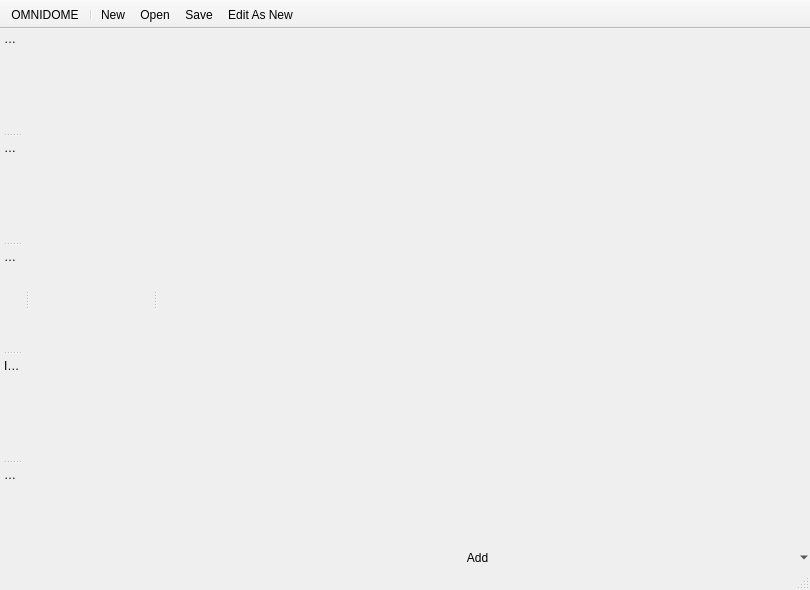
<?xml version="1.0" encoding="UTF-8"?>
<ui version="4.0">
 <class>omni::ui::MainWindow</class>
 <widget class="QMainWindow" name="omni::ui::MainWindow">
  <property name="geometry">
   <rect>
    <x>0</x>
    <y>0</y>
    <width>810</width>
    <height>590</height>
   </rect>
  </property>
  <property name="focusPolicy">
   <enum>Qt::TabFocus</enum>
  </property>
  <property name="contextMenuPolicy">
   <enum>Qt::NoContextMenu</enum>
  </property>
  <property name="windowTitle">
   <string>Omnidome</string>
  </property>
  <widget class="QWidget" name="centralwidget">
   <layout class="QHBoxLayout" name="horizontalLayout">
    <property name="leftMargin">
     <number>0</number>
    </property>
    <property name="topMargin">
     <number>0</number>
    </property>
    <property name="rightMargin">
     <number>0</number>
    </property>
    <property name="bottomMargin">
     <number>0</number>
    </property>
    <item>
     <widget class="QSplitter" name="splitter">
      <property name="orientation">
       <enum>Qt::Horizontal</enum>
      </property>
      <widget class="QWidget" name="tabContainer" native="true">
       <layout class="QVBoxLayout" name="verticalLayout_2" stretch="0,0">
        <property name="leftMargin">
         <number>0</number>
        </property>
        <property name="topMargin">
         <number>0</number>
        </property>
        <property name="rightMargin">
         <number>0</number>
        </property>
        <property name="bottomMargin">
         <number>0</number>
        </property>
        <item>
         <widget class="QTabBar" name="tabs" native="true">
          <property name="sizePolicy">
           <sizepolicy hsizetype="Preferred" vsizetype="Preferred">
            <horstretch>0</horstretch>
            <verstretch>0</verstretch>
           </sizepolicy>
          </property>
         </widget>
        </item>
        <item>
         <widget class="QWidget" name="pages" native="true">
          <property name="sizePolicy">
           <sizepolicy hsizetype="Preferred" vsizetype="Preferred">
            <horstretch>0</horstretch>
            <verstretch>11</verstretch>
           </sizepolicy>
          </property>
         </widget>
        </item>
       </layout>
      </widget>
      <widget class="QWidget" name="grpProjectors" native="true">
       <property name="sizePolicy">
        <sizepolicy hsizetype="Maximum" vsizetype="Expanding">
         <horstretch>2</horstretch>
         <verstretch>0</verstretch>
        </sizepolicy>
       </property>
       <layout class="QVBoxLayout" name="verticalLayout">
        <property name="leftMargin">
         <number>0</number>
        </property>
        <property name="topMargin">
         <number>0</number>
        </property>
        <property name="rightMargin">
         <number>0</number>
        </property>
        <property name="bottomMargin">
         <number>0</number>
        </property>
        <item>
         <widget class="omni::ui::proj::TuningList" name="tuningList" native="true">
          <property name="sizePolicy">
           <sizepolicy hsizetype="Expanding" vsizetype="Expanding">
            <horstretch>2</horstretch>
            <verstretch>0</verstretch>
           </sizepolicy>
          </property>
          <property name="minimumSize">
           <size>
            <width>150</width>
            <height>0</height>
           </size>
          </property>
         </widget>
        </item>
        <item>
         <widget class="QToolButton" name="btnAddTuning">
          <property name="sizePolicy">
           <sizepolicy hsizetype="Expanding" vsizetype="Fixed">
            <horstretch>0</horstretch>
            <verstretch>0</verstretch>
           </sizepolicy>
          </property>
          <property name="text">
           <string>Add</string>
          </property>
          <property name="popupMode">
           <enum>QToolButton::MenuButtonPopup</enum>
          </property>
          <property name="autoRaise">
           <bool>true</bool>
          </property>
         </widget>
        </item>
       </layout>
      </widget>
     </widget>
    </item>
   </layout>
  </widget>
  <widget class="QStatusBar" name="statusbar"/>
  <widget class="QDockWidget" name="dockBlend">
   <property name="features">
    <set>QDockWidget::DockWidgetMovable</set>
   </property>
   <property name="allowedAreas">
    <set>Qt::LeftDockWidgetArea</set>
   </property>
   <property name="windowTitle">
    <string>BLEND</string>
   </property>
   <attribute name="dockWidgetArea">
    <number>1</number>
   </attribute>
   <widget class="omni::ui::Blend" name="dockBlendWidget"/>
  </widget>
  <widget class="QToolBar" name="toolBar">
   <property name="font">
    <font>
     <family>Helvetica</family>
    </font>
   </property>
   <property name="windowTitle">
    <string>toolBar</string>
   </property>
   <property name="movable">
    <bool>false</bool>
   </property>
   <property name="iconSize">
    <size>
     <width>48</width>
     <height>48</height>
    </size>
   </property>
   <property name="toolButtonStyle">
    <enum>Qt::ToolButtonTextBesideIcon</enum>
   </property>
   <property name="floatable">
    <bool>false</bool>
   </property>
   <attribute name="toolBarArea">
    <enum>TopToolBarArea</enum>
   </attribute>
   <attribute name="toolBarBreak">
    <bool>false</bool>
   </attribute>
   <addaction name="actionSettings"/>
   <addaction name="separator"/>
   <addaction name="actionNew"/>
   <addaction name="actionOpen"/>
   <addaction name="actionSave"/>
   <addaction name="actionEditAsNew"/>
  </widget>
  <widget class="QDockWidget" name="dockWarp">
   <property name="features">
    <set>QDockWidget::DockWidgetMovable</set>
   </property>
   <property name="allowedAreas">
    <set>Qt::LeftDockWidgetArea</set>
   </property>
   <property name="windowTitle">
    <string>WARP</string>
   </property>
   <attribute name="dockWidgetArea">
    <number>1</number>
   </attribute>
   <widget class="omni::ui::Warp" name="dockWarpWidget"/>
  </widget>
  <widget class="QDockWidget" name="dockCanvas">
   <property name="features">
    <set>QDockWidget::DockWidgetMovable</set>
   </property>
   <property name="allowedAreas">
    <set>Qt::LeftDockWidgetArea</set>
   </property>
   <property name="windowTitle">
    <string>CANVAS</string>
   </property>
   <attribute name="dockWidgetArea">
    <number>1</number>
   </attribute>
   <widget class="omni::ui::Canvas" name="dockCanvasWidget"/>
  </widget>
  <widget class="QDockWidget" name="dockInputs">
   <property name="floating">
    <bool>false</bool>
   </property>
   <property name="features">
    <set>QDockWidget::DockWidgetMovable</set>
   </property>
   <property name="allowedAreas">
    <set>Qt::LeftDockWidgetArea</set>
   </property>
   <property name="windowTitle">
    <string>INPUT</string>
   </property>
   <attribute name="dockWidgetArea">
    <number>1</number>
   </attribute>
   <widget class="omni::ui::Input" name="dockInputsWidget"/>
  </widget>
  <widget class="QDockWidget" name="dockMapping">
   <property name="features">
    <set>QDockWidget::DockWidgetMovable</set>
   </property>
   <property name="allowedAreas">
    <set>Qt::LeftDockWidgetArea</set>
   </property>
   <property name="windowTitle">
    <string>MAPPING</string>
   </property>
   <attribute name="dockWidgetArea">
    <number>1</number>
   </attribute>
   <widget class="omni::ui::Mapping" name="dockMappingWidget"/>
  </widget>
  <action name="actionNew">
   <property name="text">
    <string>New</string>
   </property>
   <property name="toolTip">
    <string>New calibration</string>
   </property>
   <property name="shortcut">
    <string>Ctrl+N</string>
   </property>
   <property name="shortcutContext">
    <enum>Qt::ApplicationShortcut</enum>
   </property>
  </action>
  <action name="actionOpen">
   <property name="text">
    <string>Open...</string>
   </property>
   <property name="toolTip">
    <string>Open a calibration from file</string>
   </property>
   <property name="shortcut">
    <string>Ctrl+O</string>
   </property>
   <property name="shortcutContext">
    <enum>Qt::ApplicationShortcut</enum>
   </property>
  </action>
  <action name="actionSave">
   <property name="text">
    <string>Save</string>
   </property>
   <property name="toolTip">
    <string>Save calibration</string>
   </property>
   <property name="shortcut">
    <string>Ctrl+S</string>
   </property>
   <property name="shortcutContext">
    <enum>Qt::ApplicationShortcut</enum>
   </property>
  </action>
  <action name="actionSettings">
   <property name="icon">
    <iconset>
     <normaloff>:/logo.svg</normaloff>:/logo.svg</iconset>
   </property>
   <property name="text">
    <string>OMNIDOME</string>
   </property>
   <property name="toolTip">
    <string>Settings</string>
   </property>
  </action>
  <action name="actionEditAsNew">
   <property name="text">
    <string>Edit As New</string>
   </property>
  </action>
 </widget>
 <customwidgets>
  <customwidget>
   <class>omni::ui::proj::TuningList</class>
   <extends>QWidget</extends>
   <header location="global">proj/TuningList.h</header>
   <container>1</container>
  </customwidget>
  <customwidget>
   <class>omni::ui::Canvas</class>
   <extends>QWidget</extends>
   <header>Canvas.h</header>
   <container>1</container>
  </customwidget>
  <customwidget>
   <class>omni::ui::Blend</class>
   <extends>QWidget</extends>
   <header>Blend.h</header>
   <container>1</container>
  </customwidget>
  <customwidget>
   <class>omni::ui::Warp</class>
   <extends>QWidget</extends>
   <header>Warp.h</header>
   <container>1</container>
  </customwidget>
  <customwidget>
   <class>omni::ui::Input</class>
   <extends>QWidget</extends>
   <header>Input.h</header>
   <container>1</container>
  </customwidget>
  <customwidget>
   <class>omni::ui::Mapping</class>
   <extends>QWidget</extends>
   <header>Mapping.h</header>
   <container>1</container>
  </customwidget>
  <customwidget>
   <class>QTabBar</class>
   <extends>QWidget</extends>
   <header>QTabBar</header>
   <container>1</container>
  </customwidget>
 </customwidgets>
 <resources>
  <include location="../rc/ODM.qrc"/>
 </resources>
 <connections>
  <connection>
   <sender>actionNew</sender>
   <signal>triggered()</signal>
   <receiver>omni::ui::MainWindow</receiver>
   <slot>newProjection()</slot>
   <hints>
    <hint type="sourcelabel">
     <x>-1</x>
     <y>-1</y>
    </hint>
    <hint type="destinationlabel">
     <x>657</x>
     <y>388</y>
    </hint>
   </hints>
  </connection>
  <connection>
   <sender>actionOpen</sender>
   <signal>triggered()</signal>
   <receiver>omni::ui::MainWindow</receiver>
   <slot>openProjection()</slot>
   <hints>
    <hint type="sourcelabel">
     <x>-1</x>
     <y>-1</y>
    </hint>
    <hint type="destinationlabel">
     <x>657</x>
     <y>388</y>
    </hint>
   </hints>
  </connection>
  <connection>
   <sender>actionSave</sender>
   <signal>triggered()</signal>
   <receiver>omni::ui::MainWindow</receiver>
   <slot>saveProjection()</slot>
   <hints>
    <hint type="sourcelabel">
     <x>-1</x>
     <y>-1</y>
    </hint>
    <hint type="destinationlabel">
     <x>657</x>
     <y>388</y>
    </hint>
   </hints>
  </connection>
  <connection>
   <sender>actionSettings</sender>
   <signal>triggered()</signal>
   <receiver>omni::ui::MainWindow</receiver>
   <slot>showSettings()</slot>
   <hints>
    <hint type="sourcelabel">
     <x>-1</x>
     <y>-1</y>
    </hint>
    <hint type="destinationlabel">
     <x>404</x>
     <y>294</y>
    </hint>
   </hints>
  </connection>
  <connection>
   <sender>actionEditAsNew</sender>
   <signal>triggered()</signal>
   <receiver>omni::ui::MainWindow</receiver>
   <slot>editAsNew()</slot>
   <hints>
    <hint type="sourcelabel">
     <x>-1</x>
     <y>-1</y>
    </hint>
    <hint type="destinationlabel">
     <x>404</x>
     <y>294</y>
    </hint>
   </hints>
  </connection>
 </connections>
 <slots>
  <slot>newProjection()</slot>
  <slot>openProjection()</slot>
  <slot>saveProjection()</slot>
  <slot>editAsNew()</slot>
  <slot>addTuning()</slot>
  <slot>setMode(int)</slot>
  <slot>showSettings()</slot>
 </slots>
</ui>
